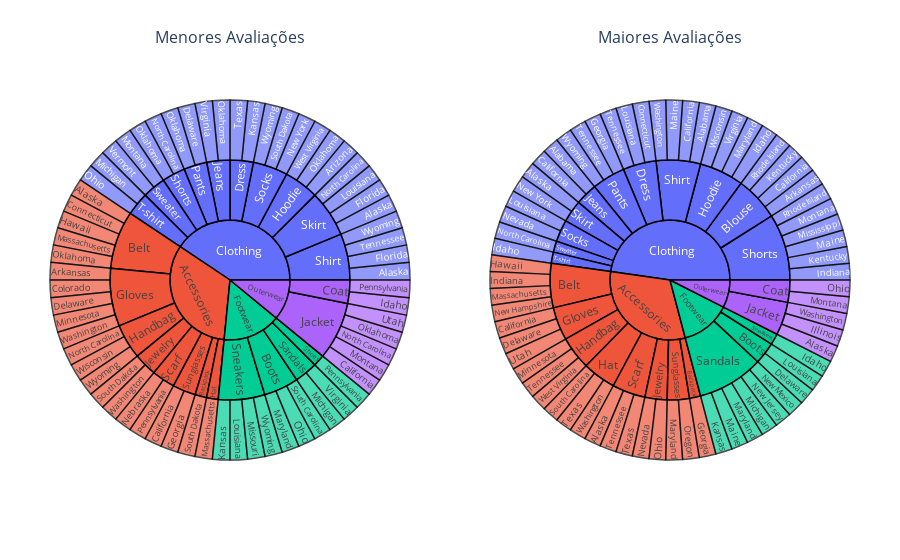

Notebook code for this chart:
### Code cell
# Criando os gráficos Sunburst
fig1 = px.sunburst(menores_avaliacoes, 
                   path=['Categoria', 'Item_comprado', 'Localização'], 
                   values='Avaliação_da_avaliação', 
                   title='Menores Avaliações por Categoria, Item e Localidade')

fig2 = px.sunburst(maiores_avaliacoes, 
                   path=['Categoria', 'Item_comprado', 'Localização'], 
                   values='Avaliação_da_avaliação', 
                   title='Maiores Avaliações por Categoria, Item e Cidade')

# Criando o layout de subplots
fig = make_subplots(
    rows=1, cols=2, 
    specs=[[{'type': 'sunburst'}, {'type': 'sunburst'}]],
    subplot_titles=['Menores Avaliações', 'Maiores Avaliações']
)

# Adicionando os gráficos Sunburst nas subplots
for trace in fig1.data:
    fig.add_trace(trace, row=1, col=1)

for trace in fig2.data:
    fig.add_trace(trace, row=1, col=2)

# Atualizando o layout dos gráficos
fig.update_traces(marker=dict(line=dict(width=1.5, color='black')))  # Adiciona uma borda preta
fig.update_layout(
    # title_text="Comparação das Avaliações por Categoria, Item e Localização",
    margin=dict(t=50, l=50, r=50, b=50),
    showlegend=False  # Remover a legenda para uma apresentação mais limpa
)

# Exibindo o gráfico
fig.show()

### Figure 1 — Plotly figure (JSON) as saved in the notebook; plotly's stock layout.template omitted (floating-point values rounded to 4 significant figures)
{"data": [{"branchvalues": "total", "domain": {"x": [0, 0.45], "y": [0, 1]}, "hovertemplate": "labels=%{label}<br>Avaliação_da_avaliação=%{value}<br>parent=%{parent}<br>id=%{id}<extra></extra>", "ids": ["Accessories/Backpack/South Dakota", "Accessories/Belt/Alaska", "Accessories/Belt/Connecticut", "Accessories/Belt/Hawaii", "Accessories/Belt/Massachusetts", "Accessories/Belt/Oklahoma", "Accessories/Gloves/Arkansas", "Accessories/Gloves/Colorado", "Accessories/Gloves/Delaware", "Accessories/Gloves/Minnesota", "Accessories/Gloves/Washington", "Accessories/Handbag/North Carolina", "Accessories/Handbag/Wisconsin", "Accessories/Handbag/Wyoming", "Accessories/Hat/Massachusetts", "Accessories/Jewelry/South Dakota", "Accessories/Jewelry/Washington", "Accessories/Scarf/Nebraska", "Accessories/Scarf/Pennsylvania", "Accessories/Sunglasses/California", "Accessories/Sunglasses/Georgia", "Clothing/Dress/Kansas", "Clothing/Dress/Texas", "Clothing/Hoodie/Arizona", "Clothing/Hoodie/Oklahoma", "Clothing/Hoodie/West Virginia", "Clothing/Jeans/Oklahoma", "Clothing/Jeans/Virginia", "Clothing/Pants/Delaware", "Clothing/Pants/Oklahoma", "Clothing/Shirt/Alaska", "Clothing/Shirt/Florida", "Clothing/Shirt/Tennessee", "Clothing/Shirt/Wyoming", "Clothing/Shorts/North Carolina", "Clothing/Shorts/Oklahoma", "Clothing/Skirt/Alaska", "Clothing/Skirt/Florida", "Clothing/Skirt/Louisiana", "Clothing/Skirt/North Carolina", "Clothing/Socks/New York", "Clothing/Socks/South Dakota", "Clothing/Socks/Wyoming", "Clothing/Sweater/Montana", "Clothing/Sweater/Vermont", "Clothing/T-shirt/Michigan", "Clothing/T-shirt/Ohio", "Footwear/Boots/Maryland", "Footwear/Boots/Ohio", "Footwear/Boots/South Carolina", "Footwear/Sandals/Michigan", "Footwear/Sandals/Virginia", "Footwear/Shoes/Pennsylvania", "Footwear/Sneakers/Kansas", "Footwear/Sneakers/Louisiana", "Footwear/Sneakers/Missouri", "Footwear/Sneakers/Wyoming", "Outerwear/Coat/Idaho", "Outerwear/Coat/Pennsylvania", "Outerwear/Jacket/California", "Outerwear/Jacket/Montana", "Outerwear/Jacket/North Carolina", "Outerwear/Jacket/Oklahoma", "Outerwear/Jacket/Utah", "Accessories/Backpack", "Accessories/Belt", "Accessories/Gloves", "Accessories/Handbag", "Accessories/Hat", "Accessories/Jewelry", "Accessories/Scarf", "Accessories/Sunglasses", "Clothing/Dress", "Clothing/Hoodie", "Clothing/Jeans", "Clothing/Pants", "Clothing/Shirt", "Clothing/Shorts", "Clothing/Skirt", "Clothing/Socks", "Clothing/Sweater", "Clothing/T-shirt", "Footwear/Boots", "Footwear/Sandals", "Footwear/Shoes", "Footwear/Sneakers", "Outerwear/Coat", "Outerwear/Jacket", "Accessories", "Clothing", "Footwear", "Outerwear"], "labels": ["South Dakota", "Alaska", "Connecticut", "Hawaii", "Massachusetts", "Oklahoma", "Arkansas", "Colorado", "Delaware", "Minnesota", "Washington", "North Carolina", "Wisconsin", "Wyoming", "Massachusetts", "South Dakota", "Washington", "Nebraska", "Pennsylvania", "California", "Georgia", "Kansas", "Texas", "Arizona", "Oklahoma", "West Virginia", "Oklahoma", "Virginia", "Delaware", "Oklahoma", "Alaska", "Florida", "Tennessee", "Wyoming", "North Carolina", "Oklahoma", "Alaska", "Florida", "Louisiana", "North Carolina", "New York", "South Dakota", "Wyoming", "Montana", "Vermont", "Michigan", "Ohio", "Maryland", "Ohio", "South Carolina", "Michigan", "Virginia", "Pennsylvania", "Kansas", "Louisiana", "Missouri", "Wyoming", "Idaho", "Pennsylvania", "California", "Montana", "North Carolina", "Oklahoma", "Utah", "Backpack", "Belt", "Gloves", "Handbag", "Hat", "Jewelry", "Scarf", "Sunglasses", "Dress", "Hoodie", "Jeans", "Pants", "Shirt", "Shorts", "Skirt", "Socks", "Sweater", "T-shirt", "Boots", "Sandals", "Shoes", "Sneakers", "Coat", "Jacket", "Accessories", "Clothing", "Footwear", "Outerwear"], "marker": {"line": {"color": "black", "width": 1.5}}, "name": "", "parents": ["Accessories/Backpack", "Accessories/Belt", "Accessories/Belt", "Accessories/Belt", "Accessories/Belt", "Accessories/Belt", "Accessories/Gloves", "Accessories/Gloves", "Accessories/Gloves", "Accessories/Gloves", "Accessories/Gloves", "Accessories/Handbag", "Accessories/Handbag", "Accessories/Handbag", "Accessories/Hat", "Accessories/Jewelry", "Accessories/Jewelry", "Accessories/Scarf", "Accessories/Scarf", "Accessories/Sunglasses", "Accessories/Sunglasses", "Clothing/Dress", "Clothing/Dress", "Clothing/Hoodie", "Clothing/Hoodie", "Clothing/Hoodie", "Clothing/Jeans", "Clothing/Jeans", "Clothing/Pants", "Clothing/Pants", "Clothing/Shirt", "Clothing/Shirt", "Clothing/Shirt", "Clothing/Shirt", "Clothing/Shorts", "Clothing/Shorts", "Clothing/Skirt", "Clothing/Skirt", "Clothing/Skirt", "Clothing/Skirt", "Clothing/Socks", "Clothing/Socks", "Clothing/Socks", "Clothing/Sweater", "Clothing/Sweater", "Clothing/T-shirt", "Clothing/T-shirt", "Footwear/Boots", "Footwear/Boots", "Footwear/Boots", "Footwear/Sandals", "Footwear/Sandals", "Footwear/Shoes", "Footwear/Sneakers", "Footwear/Sneakers", "Footwear/Sneakers", "Footwear/Sneakers", "Outerwear/Coat", "Outerwear/Coat", "Outerwear/Jacket", "Outerwear/Jacket", "Outerwear/Jacket", "Outerwear/Jacket", "Outerwear/Jacket", "Accessories", "Accessories", "Accessories", "Accessories", "Accessories", "Accessories", "Accessories", "Accessories", "Clothing", "Clothing", "Clothing", "Clothing", "Clothing", "Clothing", "Clothing", "Clothing", "Clothing", "Clothing", "Footwear", "Footwear", "Footwear", "Footwear", "Outerwear", "Outerwear", "", "", "", ""], "type": "sunburst", "values": [2.5, 2.5, 2.5, 2.5, 2.5, 2.5, 2.5, 2.5, 2.5, 2.5, 2.5, 2.5, 2.5, 2.5, 2.5, 2.5, 2.5, 2.5, 2.5, 2.5, 2.5, 2.5, 2.5, 2.5, 2.5, 2.5, 2.5, 2.5, 2.5, 2.5, 2.5, 2.5, 2.5, 2.5, 2.5, 2.5, 2.5, 2.5, 2.5, 2.5, 2.5, 2.5, 2.5, 2.5, 2.5, 2.5, 2.5, 2.5, 2.5, 2.5, 2.5, 2.5, 2.5, 2.5, 2.5, 2.5, 2.5, 2.5, 2.5, 2.5, 2.5, 2.5, 2.5, 2.5, 2.5, 12.5, 12.5, 7.5, 2.5, 5.0, 5.0, 5.0, 5.0, 7.5, 5.0, 5.0, 10.0, 5.0, 10.0, 7.5, 5.0, 5.0, 7.5, 5.0, 2.5, 10.0, 5.0, 12.5, 52.5, 65.0, 25.0, 17.5]}, {"branchvalues": "total", "domain": {"x": [0.55, 1], "y": [0, 1]}, "hovertemplate": "labels=%{label}<br>Avaliação_da_avaliação=%{value}<br>parent=%{parent}<br>id=%{id}<extra></extra>", "ids": ["Accessories/Backpack/Georgia", "Accessories/Belt/Hawaii", "Accessories/Belt/Indiana", "Accessories/Belt/Massachusetts", "Accessories/Belt/New Hampshire", "Accessories/Gloves/California", "Accessories/Gloves/Delaware", "Accessories/Gloves/Utah", "Accessories/Handbag/Minnesota", "Accessories/Handbag/Tennessee", "Accessories/Handbag/West Virginia", "Accessories/Hat/South Carolina", "Accessories/Hat/Texas", "Accessories/Hat/Washington", "Accessories/Jewelry/Nevada", "Accessories/Jewelry/Ohio", "Accessories/Scarf/Alaska", "Accessories/Scarf/Tennessee", "Accessories/Scarf/Texas", "Accessories/Sunglasses/Maryland", "Accessories/Sunglasses/Oregon", "Clothing/Blouse/Arkansas", "Clothing/Blouse/California", "Clothing/Blouse/Kentucky", "Clothing/Blouse/Rhode Island", "Clothing/Dress/Connecticut", "Clothing/Dress/Louisiana", "Clothing/Dress/Tennessee", "Clothing/Hoodie/Idaho", "Clothing/Hoodie/Maryland", "Clothing/Hoodie/Virginia", "Clothing/Hoodie/Wisconsin", "Clothing/Jeans/Alabama", "Clothing/Jeans/California", "Clothing/Pants/Georgia", "Clothing/Pants/Tennessee", "Clothing/Pants/Wyoming", "Clothing/Shirt/Alabama", "Clothing/Shirt/California", "Clothing/Shirt/Maine", "Clothing/Shirt/Washington", "Clothing/Shorts/Indiana", "Clothing/Shorts/Kentucky", "Clothing/Shorts/Maine", "Clothing/Shorts/Mississippi", "Clothing/Shorts/Montana", "Clothing/Shorts/Rhode Island", "Clothing/Skirt/Alaska", "Clothing/Skirt/New York", "Clothing/Socks/Louisiana", "Clothing/Socks/Nevada", "Clothing/Sweater/North Carolina", "Clothing/T-shirt/Idaho", "Footwear/Boots/Delaware", "Footwear/Boots/Louisiana", "Footwear/Sandals/Kansas", "Footwear/Sandals/Maine", "Footwear/Sandals/Maryland", "Footwear/Sandals/Michigan", "Footwear/Sandals/New Jersey", "Footwear/Sandals/New Mexico", "Footwear/Sneakers/Idaho", "Outerwear/Coat/Montana", "Outerwear/Coat/Ohio", "Outerwear/Jacket/Alaska", "Outerwear/Jacket/Illinois", "Outerwear/Jacket/Washington", "Accessories/Backpack", "Accessories/Belt", "Accessories/Gloves", "Accessories/Handbag", "Accessories/Hat", "Accessories/Jewelry", "Accessories/Scarf", "Accessories/Sunglasses", "Clothing/Blouse", "Clothing/Dress", "Clothing/Hoodie", "Clothing/Jeans", "Clothing/Pants", "Clothing/Shirt", "Clothing/Shorts", "Clothing/Skirt", "Clothing/Socks", "Clothing/Sweater", "Clothing/T-shirt", "Footwear/Boots", "Footwear/Sandals", "Footwear/Sneakers", "Outerwear/Coat", "Outerwear/Jacket", "Accessories", "Clothing", "Footwear", "Outerwear"], "labels": ["Georgia", "Hawaii", "Indiana", "Massachusetts", "New Hampshire", "California", "Delaware", "Utah", "Minnesota", "Tennessee", "West Virginia", "South Carolina", "Texas", "Washington", "Nevada", "Ohio", "Alaska", "Tennessee", "Texas", "Maryland", "Oregon", "Arkansas", "California", "Kentucky", "Rhode Island", "Connecticut", "Louisiana", "Tennessee", "Idaho", "Maryland", "Virginia", "Wisconsin", "Alabama", "California", "Georgia", "Tennessee", "Wyoming", "Alabama", "California", "Maine", "Washington", "Indiana", "Kentucky", "Maine", "Mississippi", "Montana", "Rhode Island", "Alaska", "New York", "Louisiana", "Nevada", "North Carolina", "Idaho", "Delaware", "Louisiana", "Kansas", "Maine", "Maryland", "Michigan", "New Jersey", "New Mexico", "Idaho", "Montana", "Ohio", "Alaska", "Illinois", "Washington", "Backpack", "Belt", "Gloves", "Handbag", "Hat", "Jewelry", "Scarf", "Sunglasses", "Blouse", "Dress", "Hoodie", "Jeans", "Pants", "Shirt", "Shorts", "Skirt", "Socks", "Sweater", "T-shirt", "Boots", "Sandals", "Sneakers", "Coat", "Jacket", "Accessories", "Clothing", "Footwear", "Outerwear"], "marker": {"line": {"color": "black", "width": 1.5}}, "name": "", "parents": ["Accessories/Backpack", "Accessories/Belt", "Accessories/Belt", "Accessories/Belt", "Accessories/Belt", "Accessories/Gloves", "Accessories/Gloves", "Accessories/Gloves", "Accessories/Handbag", "Accessories/Handbag", "Accessories/Handbag", "Accessories/Hat", "Accessories/Hat", "Accessories/Hat", "Accessories/Jewelry", "Accessories/Jewelry", "Accessories/Scarf", "Accessories/Scarf", "Accessories/Scarf", "Accessories/Sunglasses", "Accessories/Sunglasses", "Clothing/Blouse", "Clothing/Blouse", "Clothing/Blouse", "Clothing/Blouse", "Clothing/Dress", "Clothing/Dress", "Clothing/Dress", "Clothing/Hoodie", "Clothing/Hoodie", "Clothing/Hoodie", "Clothing/Hoodie", "Clothing/Jeans", "Clothing/Jeans", "Clothing/Pants", "Clothing/Pants", "Clothing/Pants", "Clothing/Shirt", "Clothing/Shirt", "Clothing/Shirt", "Clothing/Shirt", "Clothing/Shorts", "Clothing/Shorts", "Clothing/Shorts", "Clothing/Shorts", "Clothing/Shorts", "Clothing/Shorts", "Clothing/Skirt", "Clothing/Skirt", "Clothing/Socks", "Clothing/Socks", "Clothing/Sweater", "Clothing/T-shirt", "Footwear/Boots", "Footwear/Boots", "Footwear/Sandals", "Footwear/Sandals", "Footwear/Sandals", "Footwear/Sandals", "Footwear/Sandals", "Footwear/Sandals", "Footwear/Sneakers", "Outerwear/Coat", "Outerwear/Coat", "Outerwear/Jacket", "Outerwear/Jacket", "Outerwear/Jacket", "Accessories", "Accessories", "Accessories", "Accessories", "Accessories", "Accessories", "Accessories", "Accessories", "Clothing", "Clothing", "Clothing", "Clothing", "Clothing", "Clothing", "Clothing", "Clothing", "Clothing", "Clothing", "Clothing", "Footwear", "Footwear", "Footwear", "Outerwear", "Outerwear", "", "", "", ""], "type": "sunburst", "values": [5.0, 5.0, 5.0, 5.0, 5.0, 5.0, 5.0, 5.0, 5.0, 5.0, 5.0, 5.0, 5.0, 5.0, 5.0, 5.0, 5.0, 5.0, 5.0, 5.0, 5.0, 5.0, 5.0, 5.0, 5.0, 5.0, 5.0, 5.0, 5.0, 5.0, 5.0, 5.0, 5.0, 5.0, 5.0, 5.0, 5.0, 5.0, 5.0, 5.0, 5.0, 5.0, 5.0, 5.0, 5.0, 5.0, 5.0, 5.0, 5.0, 5.0, 5.0, 5.0, 5.0, 5.0, 5.0, 5.0, 5.0, 5.0, 5.0, 5.0, 5.0, 5.0, 5.0, 5.0, 5.0, 5.0, 5.0, 5.0, 20.0, 15.0, 15.0, 15.0, 10.0, 15.0, 10.0, 20.0, 15.0, 20.0, 10.0, 15.0, 20.0, 30.0, 10.0, 10.0, 5.0, 5.0, 10.0, 30.0, 5.0, 10.0, 15.0, 105.0, 160.0, 45.0, 25.0]}], "layout": {"annotations": [{"font": {"size": 16}, "showarrow": false, "text": "Menores Avaliações", "x": 0.225, "xanchor": "center", "xref": "paper", "y": 1, "yanchor": "bottom", "yref": "paper"}, {"font": {"size": 16}, "showarrow": false, "text": "Maiores Avaliações", "x": 0.775, "xanchor": "center", "xref": "paper", "y": 1, "yanchor": "bottom", "yref": "paper"}], "margin": {"b": 50, "l": 50, "r": 50, "t": 50}, "showlegend": false}}
